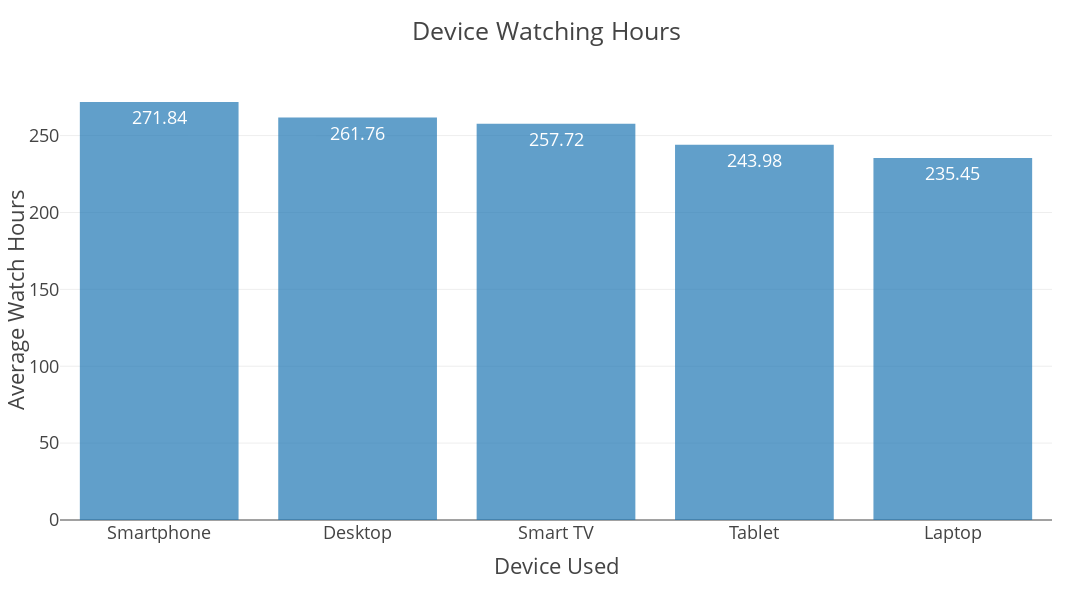

This figure's notebook cell:
### Code cell
fig = px.bar(
    device_watch,
    x='First_Device_Used',
    y='Average_Watch_Hours',
    title='Device Watching Hours',
    text='Average_Watch_Hours',
    color_discrete_sequence=['#1f77b4'],
    height=600,
    width=1100
)

fig.update_layout(
    xaxis_title='Device Used',
    yaxis_title='Average Watch Hours',
    template='presentation',
    showlegend=False,
    margin=dict(l=60, r=40, t=80, b=80),
    paper_bgcolor="rgba(0, 0, 0, 0)",
    plot_bgcolor="rgba(0, 0, 0, 0)"
)

fig.update_traces(
    texttemplate='%{text:.2f}',
    textposition='inside',
    textfont_color='white',
    marker_opacity=0.7
)

fig.update_xaxes(tickangle=0, automargin=True)

fig.show()

fig.write_image(os.path.join(result_dir, 'Device_watching_Hours_Bar_chart.jpg'))
fig.write_image(os.path.join(result_dir, 'Device_watching_Hours_Bar_chart.png'))
fig.write_html(os.path.join(result_dir, 'Device_watching_Hours_Bar_chart.html'))

### Figure 1 — Plotly figure (JSON) as saved in the notebook; plotly's stock layout.template omitted (floating-point values rounded to 4 significant figures)
{"data": [{"hovertemplate": "First_Device_Used=%{x}<br>Average_Watch_Hours=%{text}<extra></extra>", "legendgroup": "", "marker": {"color": "#1f77b4", "opacity": 0.7, "pattern": {"shape": ""}}, "name": "", "orientation": "v", "showlegend": false, "text": [271.8, 261.8, 257.7, 244.0, 235.4], "textfont": {"color": "white"}, "textposition": "inside", "texttemplate": "%{text:.2f}", "type": "bar", "x": ["Smartphone", "Desktop", "Smart TV", "Tablet", "Laptop"], "xaxis": "x", "y": [271.8, 261.8, 257.7, 244.0, 235.4], "yaxis": "y"}], "layout": {"barmode": "relative", "height": 600, "legend": {"tracegroupgap": 0}, "margin": {"b": 80, "l": 60, "r": 40, "t": 80}, "paper_bgcolor": "rgba(0, 0, 0, 0)", "plot_bgcolor": "rgba(0, 0, 0, 0)", "showlegend": false, "title": {"text": "Device Watching Hours"}, "width": 1100, "xaxis": {"anchor": "y", "automargin": true, "autorange": true, "domain": [0, 1], "range": [-0.5, 4.5], "tickangle": 0, "title": {"text": "Device Used"}, "type": "category"}, "yaxis": {"anchor": "x", "autorange": true, "domain": [0, 1], "range": [0, 286.1], "title": {"text": "Average Watch Hours"}, "type": "linear"}}}
